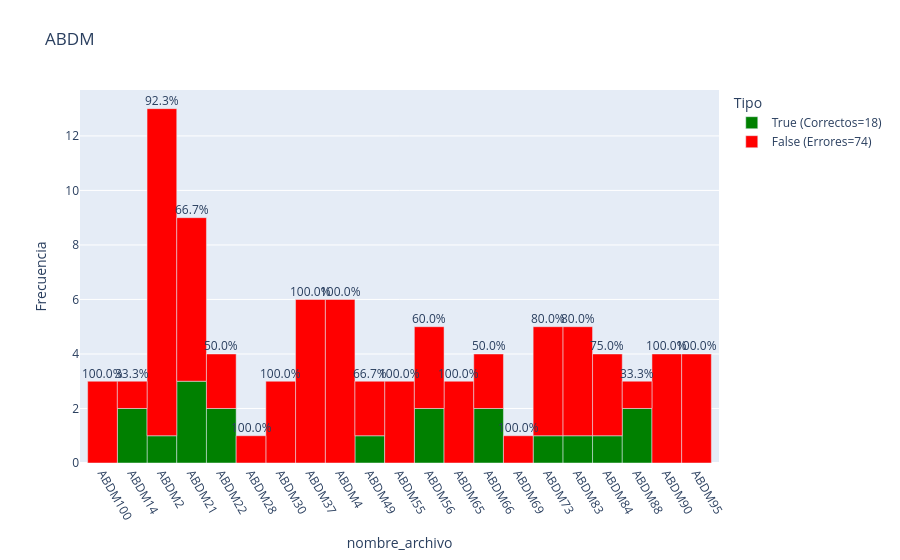
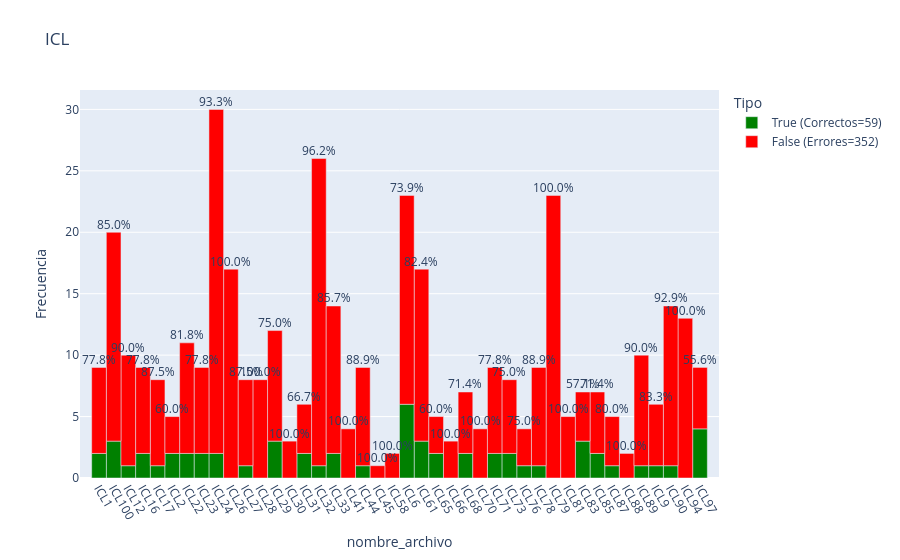
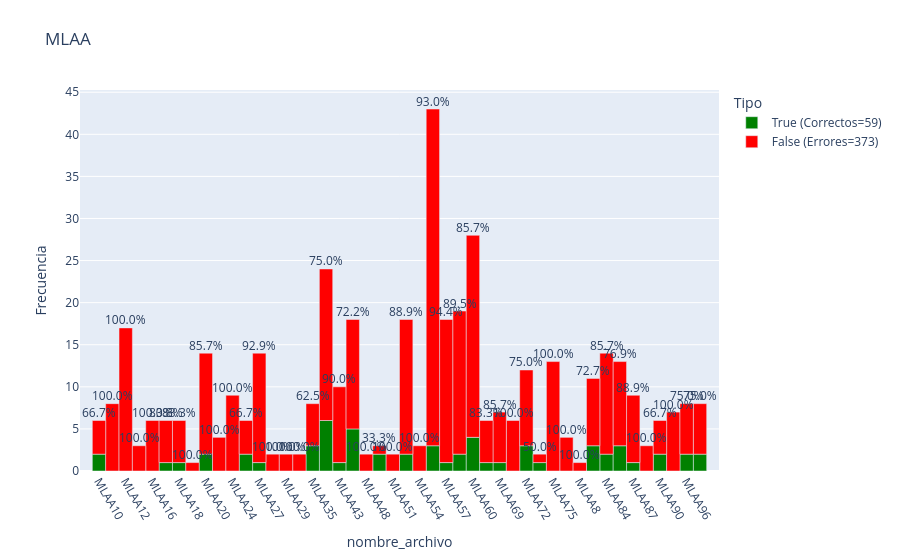
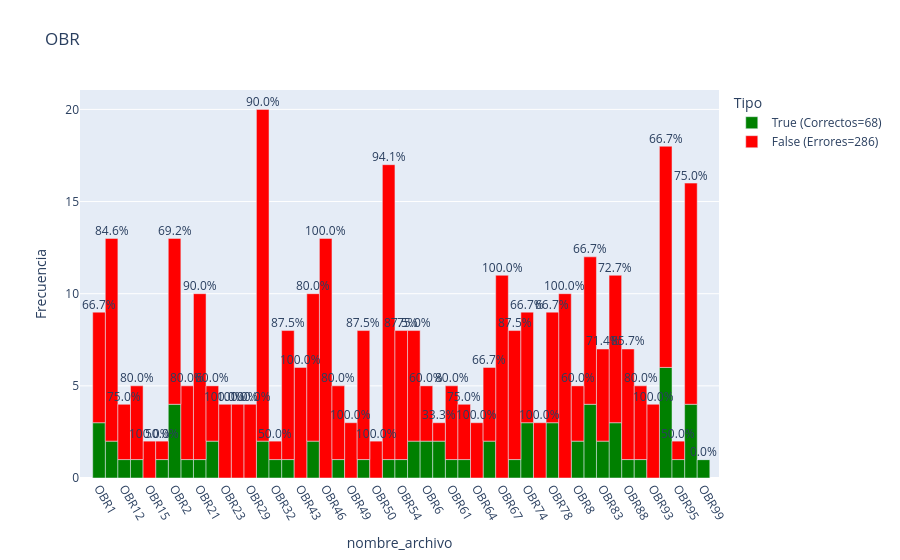

Notebook cell for these charts, in order:
### Code cell
total = data["nombre_archivo"].value_counts(dropna=False).sort_index()
total = total[total.index.str.fullmatch(r"ABDM\d+", na=False)]
errores = data.iloc[list(error_nearest.keys())]["nombre_archivo"].value_counts(dropna=False)
errores_aligned = errores.reindex(total.index, fill_value=0)
plot_errores_apilados_por_archivo(total, errores_aligned, title="ABDM", y_max=None, top=None, ordenar_por="porcentaje", asc=False)

#######

total = data["nombre_archivo"].value_counts(dropna=False).sort_index()
total = total[total.index.str.fullmatch(r"ICL\d+", na=False)]
errores = data.iloc[list(error_nearest.keys())]["nombre_archivo"].value_counts(dropna=False)
errores_aligned = errores.reindex(total.index, fill_value=0)
plot_errores_apilados_por_archivo(total, errores_aligned, title="ICL", y_max=None, top=None, ordenar_por="porcentaje", asc=False)

#######

total = data["nombre_archivo"].value_counts(dropna=False).sort_index()
total = total[total.index.str.fullmatch(r"MLAA\d+", na=False)]
errores = data.iloc[list(error_nearest.keys())]["nombre_archivo"].value_counts(dropna=False)
errores_aligned = errores.reindex(total.index, fill_value=0)
plot_errores_apilados_por_archivo(total, errores_aligned, title="MLAA", y_max=None, top=None, ordenar_por="porcentaje", asc=False)

#######

total = data["nombre_archivo"].value_counts(dropna=False).sort_index()
total = total[total.index.str.fullmatch(r"OBR\d+", na=False)]
errores = data.iloc[list(error_nearest.keys())]["nombre_archivo"].value_counts(dropna=False)
errores_aligned = errores.reindex(total.index, fill_value=0)
plot_errores_apilados_por_archivo(total, errores_aligned, title="OBR", y_max=None, top=None, ordenar_por="porcentaje", asc=False)

#######

### Figure 1 — Plotly figure (JSON) as saved in the notebook; plotly's stock layout.template omitted (floating-point values rounded to 4 significant figures)
{"data": [{"hovertemplate": "Tipo (True=Correctos, False=Errores)=True<br>nombre_archivo=%{x}<br>Frecuencia=%{y}<extra></extra>", "legendgroup": "True", "marker": {"color": "green", "pattern": {"shape": ""}}, "name": "True (Correctos=18)", "orientation": "v", "showlegend": true, "textposition": "auto", "type": "bar", "x": ["ABDM100", "ABDM4", "ABDM37", "ABDM30", "ABDM28", "ABDM90", "ABDM65", "ABDM95", "ABDM69", "ABDM55", "ABDM2", "ABDM83", "ABDM73", "ABDM84", "ABDM49", "ABDM21", "ABDM56", "ABDM66", "ABDM22", "ABDM14", "ABDM88"], "xaxis": "x", "y": [0, 0, 0, 0, 0, 0, 0, 0, 0, 0, 1, 1, 1, 1, 1, 3, 2, 2, 2, 2, 2], "yaxis": "y"}, {"hovertemplate": "Tipo (True=Correctos, False=Errores)=False<br>nombre_archivo=%{x}<br>Frecuencia=%{y}<extra></extra>", "legendgroup": "False", "marker": {"color": "red", "pattern": {"shape": ""}}, "name": "False (Errores=74)", "orientation": "v", "showlegend": true, "textposition": "auto", "type": "bar", "x": ["ABDM100", "ABDM4", "ABDM37", "ABDM30", "ABDM28", "ABDM90", "ABDM65", "ABDM95", "ABDM69", "ABDM55", "ABDM2", "ABDM83", "ABDM73", "ABDM84", "ABDM49", "ABDM21", "ABDM56", "ABDM66", "ABDM22", "ABDM14", "ABDM88"], "xaxis": "x", "y": [3, 6, 6, 3, 1, 4, 3, 4, 1, 3, 12, 4, 4, 3, 2, 6, 3, 2, 2, 1, 1], "yaxis": "y"}], "layout": {"annotations": [{"showarrow": false, "text": "100.0%", "x": "ABDM100", "y": 3, "yshift": 8}, {"showarrow": false, "text": "100.0%", "x": "ABDM4", "y": 6, "yshift": 8}, {"showarrow": false, "text": "100.0%", "x": "ABDM37", "y": 6, "yshift": 8}, {"showarrow": false, "text": "100.0%", "x": "ABDM30", "y": 3, "yshift": 8}, {"showarrow": false, "text": "100.0%", "x": "ABDM28", "y": 1, "yshift": 8}, {"showarrow": false, "text": "100.0%", "x": "ABDM90", "y": 4, "yshift": 8}, {"showarrow": false, "text": "100.0%", "x": "ABDM65", "y": 3, "yshift": 8}, {"showarrow": false, "text": "100.0%", "x": "ABDM95", "y": 4, "yshift": 8}, {"showarrow": false, "text": "100.0%", "x": "ABDM69", "y": 1, "yshift": 8}, {"showarrow": false, "text": "100.0%", "x": "ABDM55", "y": 3, "yshift": 8}, {"showarrow": false, "text": "92.3%", "x": "ABDM2", "y": 13, "yshift": 8}, {"showarrow": false, "text": "80.0%", "x": "ABDM83", "y": 5, "yshift": 8}, {"showarrow": false, "text": "80.0%", "x": "ABDM73", "y": 5, "yshift": 8}, {"showarrow": false, "text": "75.0%", "x": "ABDM84", "y": 4, "yshift": 8}, {"showarrow": false, "text": "66.7%", "x": "ABDM49", "y": 3, "yshift": 8}, {"showarrow": false, "text": "66.7%", "x": "ABDM21", "y": 9, "yshift": 8}, {"showarrow": false, "text": "60.0%", "x": "ABDM56", "y": 5, "yshift": 8}, {"showarrow": false, "text": "50.0%", "x": "ABDM66", "y": 4, "yshift": 8}, {"showarrow": false, "text": "50.0%", "x": "ABDM22", "y": 4, "yshift": 8}, {"showarrow": false, "text": "33.3%", "x": "ABDM14", "y": 3, "yshift": 8}, {"showarrow": false, "text": "33.3%", "x": "ABDM88", "y": 3, "yshift": 8}], "bargap": 0, "barmode": "relative", "height": 560, "legend": {"title": {"text": "Tipo"}, "tracegroupgap": 0}, "margin": {"t": 90}, "title": {"text": "ABDM"}, "xaxis": {"anchor": "y", "categoryarray": ["ABDM100", "ABDM14", "ABDM2", "ABDM21", "ABDM22", "ABDM28", "ABDM30", "ABDM37", "ABDM4", "ABDM49", "ABDM55", "ABDM56", "ABDM65", "ABDM66", "ABDM69", "ABDM73", "ABDM83", "ABDM84", "ABDM88", "ABDM90", "ABDM95"], "categoryorder": "array", "domain": [0, 1], "tickangle": 60, "title": {"text": "nombre_archivo"}}, "yaxis": {"anchor": "x", "autorange": true, "domain": [0, 1], "title": {"text": "Frecuencia"}}}}

### Figure 2 — Plotly figure (JSON) as saved in the notebook; plotly's stock layout.template omitted (floating-point values rounded to 4 significant figures)
{"data": [{"hovertemplate": "Tipo (True=Correctos, False=Errores)=True<br>nombre_archivo=%{x}<br>Frecuencia=%{y}<extra></extra>", "legendgroup": "True", "marker": {"color": "green", "pattern": {"shape": ""}}, "name": "True (Correctos=59)", "orientation": "v", "showlegend": true, "textposition": "auto", "type": "bar", "x": ["ICL26", "ICL88", "ICL70", "ICL79", "ICL66", "ICL58", "ICL45", "ICL41", "ICL30", "ICL28", "ICL94", "ICL81", "ICL32", "ICL24", "ICL90", "ICL89", "ICL12", "ICL78", "ICL44", "ICL27", "ICL17", "ICL33", "ICL100", "ICL9", "ICL61", "ICL22", "ICL87", "ICL23", "ICL16", "ICL1", "ICL71", "ICL76", "ICL29", "ICL73", "ICL6", "ICL68", "ICL85", "ICL31", "ICL2", "ICL65", "ICL83", "ICL97"], "xaxis": "x", "y": [0, 0, 0, 0, 0, 0, 0, 0, 0, 0, 0, 0, 1, 2, 1, 1, 1, 1, 1, 1, 1, 2, 3, 1, 3, 2, 1, 2, 2, 2, 2, 1, 3, 2, 6, 2, 2, 2, 2, 2, 3, 4], "yaxis": "y"}, {"hovertemplate": "Tipo (True=Correctos, False=Errores)=False<br>nombre_archivo=%{x}<br>Frecuencia=%{y}<extra></extra>", "legendgroup": "False", "marker": {"color": "red", "pattern": {"shape": ""}}, "name": "False (Errores=352)", "orientation": "v", "showlegend": true, "textposition": "auto", "type": "bar", "x": ["ICL26", "ICL88", "ICL70", "ICL79", "ICL66", "ICL58", "ICL45", "ICL41", "ICL30", "ICL28", "ICL94", "ICL81", "ICL32", "ICL24", "ICL90", "ICL89", "ICL12", "ICL78", "ICL44", "ICL27", "ICL17", "ICL33", "ICL100", "ICL9", "ICL61", "ICL22", "ICL87", "ICL23", "ICL16", "ICL1", "ICL71", "ICL76", "ICL29", "ICL73", "ICL6", "ICL68", "ICL85", "ICL31", "ICL2", "ICL65", "ICL83", "ICL97"], "xaxis": "x", "y": [17, 2, 4, 23, 3, 2, 1, 4, 3, 8, 13, 5, 25, 28, 13, 9, 9, 8, 8, 7, 7, 12, 17, 5, 14, 9, 4, 7, 7, 7, 7, 3, 9, 6, 17, 5, 5, 4, 3, 3, 4, 5], "yaxis": "y"}], "layout": {"annotations": [{"showarrow": false, "text": "100.0%", "x": "ICL26", "y": 17, "yshift": 8}, {"showarrow": false, "text": "100.0%", "x": "ICL88", "y": 2, "yshift": 8}, {"showarrow": false, "text": "100.0%", "x": "ICL70", "y": 4, "yshift": 8}, {"showarrow": false, "text": "100.0%", "x": "ICL79", "y": 23, "yshift": 8}, {"showarrow": false, "text": "100.0%", "x": "ICL66", "y": 3, "yshift": 8}, {"showarrow": false, "text": "100.0%", "x": "ICL58", "y": 2, "yshift": 8}, {"showarrow": false, "text": "100.0%", "x": "ICL45", "y": 1, "yshift": 8}, {"showarrow": false, "text": "100.0%", "x": "ICL41", "y": 4, "yshift": 8}, {"showarrow": false, "text": "100.0%", "x": "ICL30", "y": 3, "yshift": 8}, {"showarrow": false, "text": "100.0%", "x": "ICL28", "y": 8, "yshift": 8}, {"showarrow": false, "text": "100.0%", "x": "ICL94", "y": 13, "yshift": 8}, {"showarrow": false, "text": "100.0%", "x": "ICL81", "y": 5, "yshift": 8}, {"showarrow": false, "text": "96.2%", "x": "ICL32", "y": 26, "yshift": 8}, {"showarrow": false, "text": "93.3%", "x": "ICL24", "y": 30, "yshift": 8}, {"showarrow": false, "text": "92.9%", "x": "ICL90", "y": 14, "yshift": 8}, {"showarrow": false, "text": "90.0%", "x": "ICL89", "y": 10, "yshift": 8}, {"showarrow": false, "text": "90.0%", "x": "ICL12", "y": 10, "yshift": 8}, {"showarrow": false, "text": "88.9%", "x": "ICL78", "y": 9, "yshift": 8}, {"showarrow": false, "text": "88.9%", "x": "ICL44", "y": 9, "yshift": 8}, {"showarrow": false, "text": "87.5%", "x": "ICL27", "y": 8, "yshift": 8}, {"showarrow": false, "text": "87.5%", "x": "ICL17", "y": 8, "yshift": 8}, {"showarrow": false, "text": "85.7%", "x": "ICL33", "y": 14, "yshift": 8}, {"showarrow": false, "text": "85.0%", "x": "ICL100", "y": 20, "yshift": 8}, {"showarrow": false, "text": "83.3%", "x": "ICL9", "y": 6, "yshift": 8}, {"showarrow": false, "text": "82.4%", "x": "ICL61", "y": 17, "yshift": 8}, {"showarrow": false, "text": "81.8%", "x": "ICL22", "y": 11, "yshift": 8}, {"showarrow": false, "text": "80.0%", "x": "ICL87", "y": 5, "yshift": 8}, {"showarrow": false, "text": "77.8%", "x": "ICL23", "y": 9, "yshift": 8}, {"showarrow": false, "text": "77.8%", "x": "ICL16", "y": 9, "yshift": 8}, {"showarrow": false, "text": "77.8%", "x": "ICL1", "y": 9, "yshift": 8}, {"showarrow": false, "text": "77.8%", "x": "ICL71", "y": 9, "yshift": 8}, {"showarrow": false, "text": "75.0%", "x": "ICL76", "y": 4, "yshift": 8}, {"showarrow": false, "text": "75.0%", "x": "ICL29", "y": 12, "yshift": 8}, {"showarrow": false, "text": "75.0%", "x": "ICL73", "y": 8, "yshift": 8}, {"showarrow": false, "text": "73.9%", "x": "ICL6", "y": 23, "yshift": 8}, {"showarrow": false, "text": "71.4%", "x": "ICL68", "y": 7, "yshift": 8}, {"showarrow": false, "text": "71.4%", "x": "ICL85", "y": 7, "yshift": 8}, {"showarrow": false, "text": "66.7%", "x": "ICL31", "y": 6, "yshift": 8}, {"showarrow": false, "text": "60.0%", "x": "ICL2", "y": 5, "yshift": 8}, {"showarrow": false, "text": "60.0%", "x": "ICL65", "y": 5, "yshift": 8}, {"showarrow": false, "text": "57.1%", "x": "ICL83", "y": 7, "yshift": 8}, {"showarrow": false, "text": "55.6%", "x": "ICL97", "y": 9, "yshift": 8}], "bargap": 0, "barmode": "relative", "height": 560, "legend": {"title": {"text": "Tipo"}, "tracegroupgap": 0}, "margin": {"t": 90}, "title": {"text": "ICL"}, "xaxis": {"anchor": "y", "categoryarray": ["ICL1", "ICL100", "ICL12", "ICL16", "ICL17", "ICL2", "ICL22", "ICL23", "ICL24", "ICL26", "ICL27", "ICL28", "ICL29", "ICL30", "ICL31", "ICL32", "ICL33", "ICL41", "ICL44", "ICL45", "ICL58", "ICL6", "ICL61", "ICL65", "ICL66", "ICL68", "ICL70", "ICL71", "ICL73", "ICL76", "ICL78", "ICL79", "ICL81", "ICL83", "ICL85", "ICL87", "ICL88", "ICL89", "ICL9", "ICL90", "ICL94", "ICL97"], "categoryorder": "array", "domain": [0, 1], "tickangle": 60, "title": {"text": "nombre_archivo"}}, "yaxis": {"anchor": "x", "autorange": true, "domain": [0, 1], "title": {"text": "Frecuencia"}}}}

### Figure 3 — Plotly figure (JSON) as saved in the notebook; plotly's stock layout.template omitted (floating-point values rounded to 4 significant figures)
{"data": [{"hovertemplate": "Tipo (True=Correctos, False=Errores)=True<br>nombre_archivo=%{x}<br>Frecuencia=%{y}<extra></extra>", "legendgroup": "True", "marker": {"color": "green", "pattern": {"shape": ""}}, "name": "True (Correctos=59)", "orientation": "v", "showlegend": true, "textposition": "auto", "type": "bar", "x": ["MLAA11", "MLAA12", "MLAA16", "MLAA15", "MLAA21", "MLAA2", "MLAA28", "MLAA24", "MLAA79", "MLAA54", "MLAA51", "MLAA48", "MLAA30", "MLAA29", "MLAA75", "MLAA93", "MLAA89", "MLAA71", "MLAA8", "MLAA57", "MLAA56", "MLAA27", "MLAA43", "MLAA59", "MLAA87", "MLAA52", "MLAA20", "MLAA60", "MLAA84", "MLAA69", "MLAA65", "MLAA18", "MLAA17", "MLAA85", "MLAA98", "MLAA96", "MLAA72", "MLAA41", "MLAA83", "MLAA47", "MLAA26", "MLAA10", "MLAA90", "MLAA35", "MLAA74", "MLAA5"], "xaxis": "x", "y": [0, 0, 0, 0, 0, 0, 0, 0, 0, 0, 0, 0, 0, 0, 0, 0, 0, 0, 0, 1, 3, 1, 1, 2, 1, 2, 2, 4, 2, 1, 1, 1, 1, 3, 2, 2, 3, 6, 3, 5, 2, 2, 2, 3, 1, 2], "yaxis": "y"}, {"hovertemplate": "Tipo (True=Correctos, False=Errores)=False<br>nombre_archivo=%{x}<br>Frecuencia=%{y}<extra></extra>", "legendgroup": "False", "marker": {"color": "red", "pattern": {"shape": ""}}, "name": "False (Errores=373)", "orientation": "v", "showlegend": true, "textposition": "auto", "type": "bar", "x": ["MLAA11", "MLAA12", "MLAA16", "MLAA15", "MLAA21", "MLAA2", "MLAA28", "MLAA24", "MLAA79", "MLAA54", "MLAA51", "MLAA48", "MLAA30", "MLAA29", "MLAA75", "MLAA93", "MLAA89", "MLAA71", "MLAA8", "MLAA57", "MLAA56", "MLAA27", "MLAA43", "MLAA59", "MLAA87", "MLAA52", "MLAA20", "MLAA60", "MLAA84", "MLAA69", "MLAA65", "MLAA18", "MLAA17", "MLAA85", "MLAA98", "MLAA96", "MLAA72", "MLAA41", "MLAA83", "MLAA47", "MLAA26", "MLAA10", "MLAA90", "MLAA35", "MLAA74", "MLAA5"], "xaxis": "x", "y": [8, 17, 6, 3, 4, 1, 2, 9, 4, 3, 2, 2, 2, 2, 13, 7, 3, 6, 1, 17, 40, 13, 9, 17, 8, 16, 12, 24, 12, 6, 5, 5, 5, 10, 6, 6, 9, 18, 8, 13, 4, 4, 4, 5, 1, 1], "yaxis": "y"}], "layout": {"annotations": [{"showarrow": false, "text": "100.0%", "x": "MLAA11", "y": 8, "yshift": 8}, {"showarrow": false, "text": "100.0%", "x": "MLAA12", "y": 17, "yshift": 8}, {"showarrow": false, "text": "100.0%", "x": "MLAA16", "y": 6, "yshift": 8}, {"showarrow": false, "text": "100.0%", "x": "MLAA15", "y": 3, "yshift": 8}, {"showarrow": false, "text": "100.0%", "x": "MLAA21", "y": 4, "yshift": 8}, {"showarrow": false, "text": "100.0%", "x": "MLAA2", "y": 1, "yshift": 8}, {"showarrow": false, "text": "100.0%", "x": "MLAA28", "y": 2, "yshift": 8}, {"showarrow": false, "text": "100.0%", "x": "MLAA24", "y": 9, "yshift": 8}, {"showarrow": false, "text": "100.0%", "x": "MLAA79", "y": 4, "yshift": 8}, {"showarrow": false, "text": "100.0%", "x": "MLAA54", "y": 3, "yshift": 8}, {"showarrow": false, "text": "100.0%", "x": "MLAA51", "y": 2, "yshift": 8}, {"showarrow": false, "text": "100.0%", "x": "MLAA48", "y": 2, "yshift": 8}, {"showarrow": false, "text": "100.0%", "x": "MLAA30", "y": 2, "yshift": 8}, {"showarrow": false, "text": "100.0%", "x": "MLAA29", "y": 2, "yshift": 8}, {"showarrow": false, "text": "100.0%", "x": "MLAA75", "y": 13, "yshift": 8}, {"showarrow": false, "text": "100.0%", "x": "MLAA93", "y": 7, "yshift": 8}, {"showarrow": false, "text": "100.0%", "x": "MLAA89", "y": 3, "yshift": 8}, {"showarrow": false, "text": "100.0%", "x": "MLAA71", "y": 6, "yshift": 8}, {"showarrow": false, "text": "100.0%", "x": "MLAA8", "y": 1, "yshift": 8}, {"showarrow": false, "text": "94.4%", "x": "MLAA57", "y": 18, "yshift": 8}, {"showarrow": false, "text": "93.0%", "x": "MLAA56", "y": 43, "yshift": 8}, {"showarrow": false, "text": "92.9%", "x": "MLAA27", "y": 14, "yshift": 8}, {"showarrow": false, "text": "90.0%", "x": "MLAA43", "y": 10, "yshift": 8}, {"showarrow": false, "text": "89.5%", "x": "MLAA59", "y": 19, "yshift": 8}, {"showarrow": false, "text": "88.9%", "x": "MLAA87", "y": 9, "yshift": 8}, {"showarrow": false, "text": "88.9%", "x": "MLAA52", "y": 18, "yshift": 8}, {"showarrow": false, "text": "85.7%", "x": "MLAA20", "y": 14, "yshift": 8}, {"showarrow": false, "text": "85.7%", "x": "MLAA60", "y": 28, "yshift": 8}, {"showarrow": false, "text": "85.7%", "x": "MLAA84", "y": 14, "yshift": 8}, {"showarrow": false, "text": "85.7%", "x": "MLAA69", "y": 7, "yshift": 8}, {"showarrow": false, "text": "83.3%", "x": "MLAA65", "y": 6, "yshift": 8}, {"showarrow": false, "text": "83.3%", "x": "MLAA18", "y": 6, "yshift": 8}, {"showarrow": false, "text": "83.3%", "x": "MLAA17", "y": 6, "yshift": 8}, {"showarrow": false, "text": "76.9%", "x": "MLAA85", "y": 13, "yshift": 8}, {"showarrow": false, "text": "75.0%", "x": "MLAA98", "y": 8, "yshift": 8}, {"showarrow": false, "text": "75.0%", "x": "MLAA96", "y": 8, "yshift": 8}, {"showarrow": false, "text": "75.0%", "x": "MLAA72", "y": 12, "yshift": 8}, {"showarrow": false, "text": "75.0%", "x": "MLAA41", "y": 24, "yshift": 8}, {"showarrow": false, "text": "72.7%", "x": "MLAA83", "y": 11, "yshift": 8}, {"showarrow": false, "text": "72.2%", "x": "MLAA47", "y": 18, "yshift": 8}, {"showarrow": false, "text": "66.7%", "x": "MLAA26", "y": 6, "yshift": 8}, {"showarrow": false, "text": "66.7%", "x": "MLAA10", "y": 6, "yshift": 8}, {"showarrow": false, "text": "66.7%", "x": "MLAA90", "y": 6, "yshift": 8}, {"showarrow": false, "text": "62.5%", "x": "MLAA35", "y": 8, "yshift": 8}, {"showarrow": false, "text": "50.0%", "x": "MLAA74", "y": 2, "yshift": 8}, {"showarrow": false, "text": "33.3%", "x": "MLAA5", "y": 3, "yshift": 8}], "bargap": 0, "barmode": "relative", "height": 560, "legend": {"title": {"text": "Tipo"}, "tracegroupgap": 0}, "margin": {"t": 90}, "title": {"text": "MLAA"}, "xaxis": {"anchor": "y", "categoryarray": ["MLAA10", "MLAA11", "MLAA12", "MLAA15", "MLAA16", "MLAA17", "MLAA18", "MLAA2", "MLAA20", "MLAA21", "MLAA24", "MLAA26", "MLAA27", "MLAA28", "MLAA29", "MLAA30", "MLAA35", "MLAA41", "MLAA43", "MLAA47", "MLAA48", "MLAA5", "MLAA51", "MLAA52", "MLAA54", "MLAA56", "MLAA57", "MLAA59", "MLAA60", "MLAA65", "MLAA69", "MLAA71", "MLAA72", "MLAA74", "MLAA75", "MLAA79", "MLAA8", "MLAA83", "MLAA84", "MLAA85", "MLAA87", "MLAA89", "MLAA90", "MLAA93", "MLAA96", "MLAA98"], "categoryorder": "array", "domain": [0, 1], "tickangle": 60, "title": {"text": "nombre_archivo"}}, "yaxis": {"anchor": "x", "autorange": true, "domain": [0, 1], "title": {"text": "Frecuencia"}}}}

### Figure 4 — Plotly figure (JSON) as saved in the notebook; plotly's stock layout.template omitted (floating-point values rounded to 4 significant figures)
{"data": [{"hovertemplate": "Tipo (True=Correctos, False=Errores)=True<br>nombre_archivo=%{x}<br>Frecuencia=%{y}<extra></extra>", "legendgroup": "True", "marker": {"color": "green", "pattern": {"shape": ""}}, "name": "True (Correctos=68)", "orientation": "v", "showlegend": true, "textposition": "auto", "type": "bar", "x": ["OBR15", "OBR43", "OBR29", "OBR26", "OBR23", "OBR67", "OBR50", "OBR49", "OBR46", "OBR76", "OBR79", "OBR93", "OBR64", "OBR52", "OBR31", "OBR21", "OBR34", "OBR5", "OBR68", "OBR54", "OBR88", "OBR11", "OBR44", "OBR14", "OBR20", "OBR91", "OBR48", "OBR61", "OBR59", "OBR96", "OBR12", "OBR63", "OBR84", "OBR83", "OBR2", "OBR74", "OBR1", "OBR94", "OBR78", "OBR66", "OBR80", "OBR8", "OBR6", "OBR22", "OBR19", "OBR32", "OBR95", "OBR60", "OBR99"], "xaxis": "x", "y": [0, 0, 0, 0, 0, 0, 0, 0, 0, 0, 0, 0, 0, 1, 2, 1, 1, 1, 1, 1, 1, 2, 2, 1, 1, 1, 1, 1, 2, 4, 1, 1, 3, 2, 4, 3, 3, 6, 3, 2, 4, 2, 2, 2, 1, 1, 1, 2, 1], "yaxis": "y"}, {"hovertemplate": "Tipo (True=Correctos, False=Errores)=False<br>nombre_archivo=%{x}<br>Frecuencia=%{y}<extra></extra>", "legendgroup": "False", "marker": {"color": "red", "pattern": {"shape": ""}}, "name": "False (Errores=286)", "orientation": "v", "showlegend": true, "textposition": "auto", "type": "bar", "x": ["OBR15", "OBR43", "OBR29", "OBR26", "OBR23", "OBR67", "OBR50", "OBR49", "OBR46", "OBR76", "OBR79", "OBR93", "OBR64", "OBR52", "OBR31", "OBR21", "OBR34", "OBR5", "OBR68", "OBR54", "OBR88", "OBR11", "OBR44", "OBR14", "OBR20", "OBR91", "OBR48", "OBR61", "OBR59", "OBR96", "OBR12", "OBR63", "OBR84", "OBR83", "OBR2", "OBR74", "OBR1", "OBR94", "OBR78", "OBR66", "OBR80", "OBR8", "OBR6", "OBR22", "OBR19", "OBR32", "OBR95", "OBR60", "OBR99"], "xaxis": "x", "y": [2, 6, 4, 4, 4, 11, 2, 3, 13, 3, 10, 4, 3, 16, 18, 9, 7, 7, 7, 7, 6, 11, 8, 4, 4, 4, 4, 4, 6, 12, 3, 3, 8, 5, 9, 6, 6, 12, 6, 4, 8, 3, 3, 3, 1, 1, 1, 1, 0], "yaxis": "y"}], "layout": {"annotations": [{"showarrow": false, "text": "100.0%", "x": "OBR15", "y": 2, "yshift": 8}, {"showarrow": false, "text": "100.0%", "x": "OBR43", "y": 6, "yshift": 8}, {"showarrow": false, "text": "100.0%", "x": "OBR29", "y": 4, "yshift": 8}, {"showarrow": false, "text": "100.0%", "x": "OBR26", "y": 4, "yshift": 8}, {"showarrow": false, "text": "100.0%", "x": "OBR23", "y": 4, "yshift": 8}, {"showarrow": false, "text": "100.0%", "x": "OBR67", "y": 11, "yshift": 8}, {"showarrow": false, "text": "100.0%", "x": "OBR50", "y": 2, "yshift": 8}, {"showarrow": false, "text": "100.0%", "x": "OBR49", "y": 3, "yshift": 8}, {"showarrow": false, "text": "100.0%", "x": "OBR46", "y": 13, "yshift": 8}, {"showarrow": false, "text": "100.0%", "x": "OBR76", "y": 3, "yshift": 8}, {"showarrow": false, "text": "100.0%", "x": "OBR79", "y": 10, "yshift": 8}, {"showarrow": false, "text": "100.0%", "x": "OBR93", "y": 4, "yshift": 8}, {"showarrow": false, "text": "100.0%", "x": "OBR64", "y": 3, "yshift": 8}, {"showarrow": false, "text": "94.1%", "x": "OBR52", "y": 17, "yshift": 8}, {"showarrow": false, "text": "90.0%", "x": "OBR31", "y": 20, "yshift": 8}, {"showarrow": false, "text": "90.0%", "x": "OBR21", "y": 10, "yshift": 8}, {"showarrow": false, "text": "87.5%", "x": "OBR34", "y": 8, "yshift": 8}, {"showarrow": false, "text": "87.5%", "x": "OBR5", "y": 8, "yshift": 8}, {"showarrow": false, "text": "87.5%", "x": "OBR68", "y": 8, "yshift": 8}, {"showarrow": false, "text": "87.5%", "x": "OBR54", "y": 8, "yshift": 8}, {"showarrow": false, "text": "85.7%", "x": "OBR88", "y": 7, "yshift": 8}, {"showarrow": false, "text": "84.6%", "x": "OBR11", "y": 13, "yshift": 8}, {"showarrow": false, "text": "80.0%", "x": "OBR44", "y": 10, "yshift": 8}, {"showarrow": false, "text": "80.0%", "x": "OBR14", "y": 5, "yshift": 8}, {"showarrow": false, "text": "80.0%", "x": "OBR20", "y": 5, "yshift": 8}, {"showarrow": false, "text": "80.0%", "x": "OBR91", "y": 5, "yshift": 8}, {"showarrow": false, "text": "80.0%", "x": "OBR48", "y": 5, "yshift": 8}, {"showarrow": false, "text": "80.0%", "x": "OBR61", "y": 5, "yshift": 8}, {"showarrow": false, "text": "75.0%", "x": "OBR59", "y": 8, "yshift": 8}, {"showarrow": false, "text": "75.0%", "x": "OBR96", "y": 16, "yshift": 8}, {"showarrow": false, "text": "75.0%", "x": "OBR12", "y": 4, "yshift": 8}, {"showarrow": false, "text": "75.0%", "x": "OBR63", "y": 4, "yshift": 8}, {"showarrow": false, "text": "72.7%", "x": "OBR84", "y": 11, "yshift": 8}, {"showarrow": false, "text": "71.4%", "x": "OBR83", "y": 7, "yshift": 8}, {"showarrow": false, "text": "69.2%", "x": "OBR2", "y": 13, "yshift": 8}, {"showarrow": false, "text": "66.7%", "x": "OBR74", "y": 9, "yshift": 8}, {"showarrow": false, "text": "66.7%", "x": "OBR1", "y": 9, "yshift": 8}, {"showarrow": false, "text": "66.7%", "x": "OBR94", "y": 18, "yshift": 8}, {"showarrow": false, "text": "66.7%", "x": "OBR78", "y": 9, "yshift": 8}, {"showarrow": false, "text": "66.7%", "x": "OBR66", "y": 6, "yshift": 8}, {"showarrow": false, "text": "66.7%", "x": "OBR80", "y": 12, "yshift": 8}, {"showarrow": false, "text": "60.0%", "x": "OBR8", "y": 5, "yshift": 8}, {"showarrow": false, "text": "60.0%", "x": "OBR6", "y": 5, "yshift": 8}, {"showarrow": false, "text": "60.0%", "x": "OBR22", "y": 5, "yshift": 8}, {"showarrow": false, "text": "50.0%", "x": "OBR19", "y": 2, "yshift": 8}, {"showarrow": false, "text": "50.0%", "x": "OBR32", "y": 2, "yshift": 8}, {"showarrow": false, "text": "50.0%", "x": "OBR95", "y": 2, "yshift": 8}, {"showarrow": false, "text": "33.3%", "x": "OBR60", "y": 3, "yshift": 8}, {"showarrow": false, "text": "0.0%", "x": "OBR99", "y": 1, "yshift": 8}], "bargap": 0, "barmode": "relative", "height": 560, "legend": {"title": {"text": "Tipo"}, "tracegroupgap": 0}, "margin": {"t": 90}, "title": {"text": "OBR"}, "xaxis": {"anchor": "y", "categoryarray": ["OBR1", "OBR11", "OBR12", "OBR14", "OBR15", "OBR19", "OBR2", "OBR20", "OBR21", "OBR22", "OBR23", "OBR26", "OBR29", "OBR31", "OBR32", "OBR34", "OBR43", "OBR44", "OBR46", "OBR48", "OBR49", "OBR5", "OBR50", "OBR52", "OBR54", "OBR59", "OBR6", "OBR60", "OBR61", "OBR63", "OBR64", "OBR66", "OBR67", "OBR68", "OBR74", "OBR76", "OBR78", "OBR79", "OBR8", "OBR80", "OBR83", "OBR84", "OBR88", "OBR91", "OBR93", "OBR94", "OBR95", "OBR96", "OBR99"], "categoryorder": "array", "domain": [0, 1], "tickangle": 60, "title": {"text": "nombre_archivo"}}, "yaxis": {"anchor": "x", "autorange": true, "domain": [0, 1], "title": {"text": "Frecuencia"}}}}
